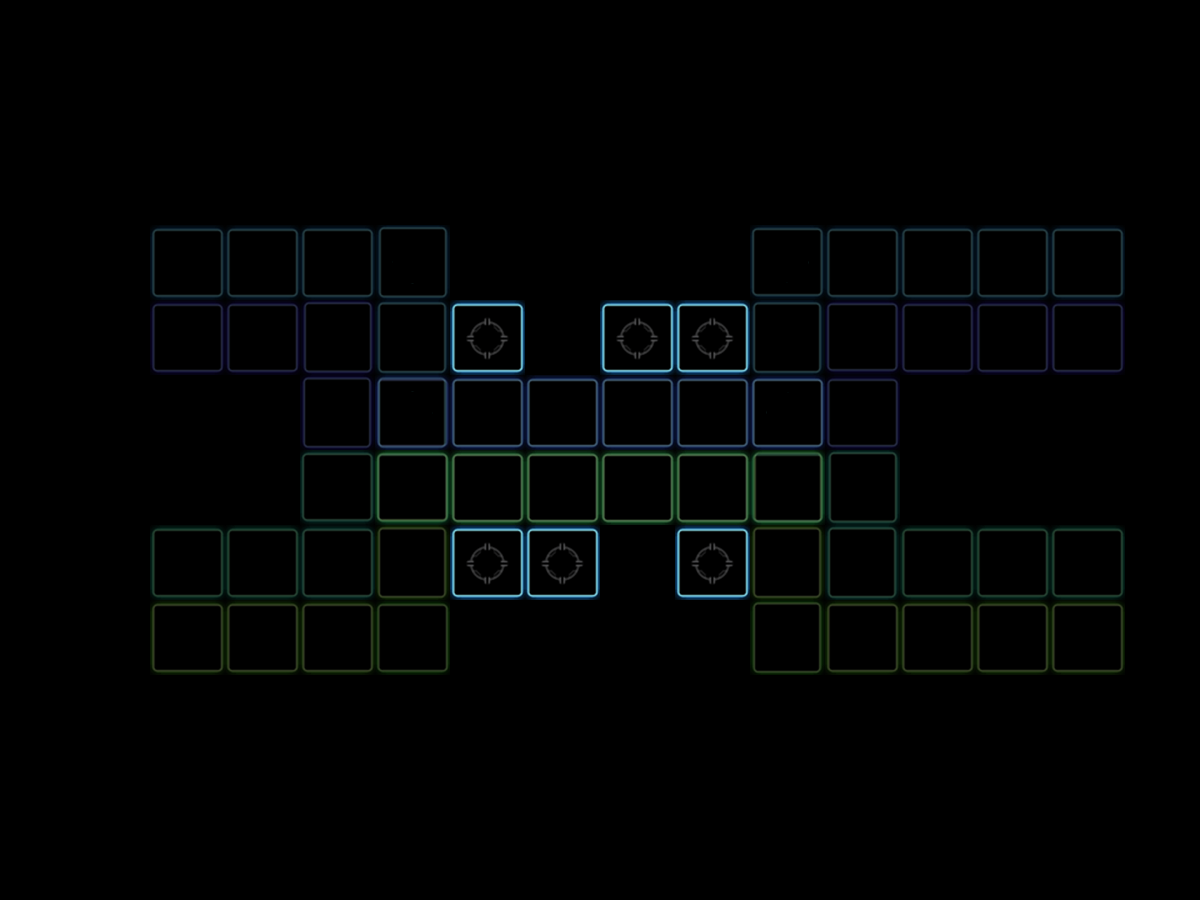

This is a level from a 2D game, rendered from its Tiled map with the project's own tilesets. A one-line summary and the map file follow, with tile-layer data summarised:
An orthogonal 16x12 tile map with 75x75 px tiles, 5 tile layers (road1, road2, road3, road4, ...), 10 tilesets.

<map version="1.0" tiledversion="1.1.6" orientation="orthogonal" renderorder="left-down" width="16" height="12" tilewidth="75" tileheight="75" infinite="0" nextobjectid="1">
 <tileset firstgid="1" source="battle.tsx" />
 <tileset firstgid="2" source="heroPos.tsx" />
 <tileset firstgid="3" source="lr.tsx" />
 <tileset firstgid="4" source="lt.tsx" />
 <tileset firstgid="5" source="lr_r1.tsx" />
 <tileset firstgid="6" source="lt_r1.tsx" />
 <tileset firstgid="7" source="lr_r2.tsx" />
 <tileset firstgid="8" source="lt_r2.tsx" />
 <tileset firstgid="9" source="lr_r3.tsx" />
 <tileset firstgid="10" source="lt_r3.tsx" />
 <layer name="road1" width="16" height="12">
  <data>[192 cells, 17 non-empty, 2 distinct tile ids]</data>
 </layer>
 <layer name="road2" width="16" height="12">
  <data>[192 cells, 15 non-empty, 2 distinct tile ids]</data>
 </layer>
 <layer name="road3" width="16" height="12">
  <data>[192 cells, 15 non-empty, 2 distinct tile ids]</data>
 </layer>
 <layer name="road4" width="16" height="12">
  <data>[192 cells, 17 non-empty, 2 distinct tile ids]</data>
 </layer>
 <layer name="tower" width="16" height="12">
  <data>[192 cells, 6 non-empty, 1 distinct tile ids]</data>
 </layer>
</map>
